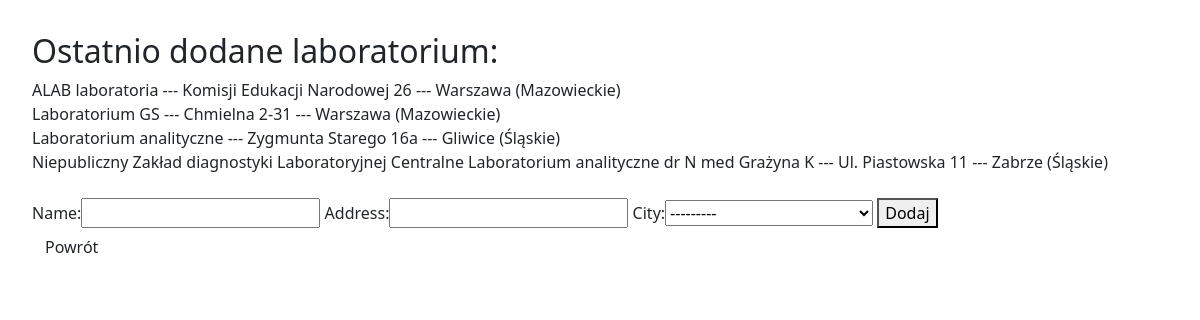
Page /covid/add_laboratory/ (signed in) on the committed database.
### covid/models.py (models this page shows, shortened)
class Laboratory(models.Model):
    name = models.CharField(max_length=100)
    address = models.CharField(max_length=60)
    city = models.ForeignKey(City, on_delete=models.PROTECT, related_name='LaboratoryCity')

class City(models.Model):
    name = models.CharField(max_length=32)
    county = models.CharField(max_length=32)
    province = models.CharField(max_length=32)
    def __str__(self):
        return self.name_province()
    def name_province(self):
        return "{} ({})".format(self.name, self.province)

### covid/views.py (the view)
# urls.py: path('add_laboratory/', add_laboratory, name='add_laboratory'),
@login_required
def add_laboratory(request):
    if Laboratory.objects.count() <= 5:
        laboratories = Laboratory.objects.order_by('-id')
    else:
        laboratories = Laboratory.objects.order_by('-id')[0:6]
    form_laboratory = LaboratoryForm(request.POST or None)
    if form_laboratory.is_valid():
        form_laboratory.save()
        return redirect(main)
    return render(request, 'add_laboratory.html', {'form_laboratory': form_laboratory, 'laboratories': laboratories})

### covid/forms.py
class LaboratoryForm(ModelForm):
    class Meta:
        model = Laboratory
        fields = ['name', 'address', 'city']

### templates/add_laboratory.html (shortened to what this page needs)
{% extends 'pattern.html' %}
{% load bootstrap %}
{% block page %}
    <h2>Ostatnio dodane laboratorium:</h2>
    {% for laboratory in laboratories %}
        {{ laboratory.name }} --- {{ laboratory.address }} --- {{ laboratory.city }} <br>
    {% endfor %}
    <br>
    <form method="POST" enctype="multipart/form-data">
        {{ form_laboratory|bootstrap }}
        <button type="submit">Dodaj</button>
    </form>
    <a href="{% url 'main' %}" class="btn" >Powrót</a>
{% endblock %}

### static/global.css (style rules this page uses)
body { padding: 2em; }

### rows in the picture
Laboratory: name "ALAB laboratoria", address "Komisji Edukacji Narodowej 26", city "Warszawa (Mazowieckie)"
Laboratory: name "Laboratorium GS", address "Chmielna 2-31", city "Warszawa (Mazowieckie)"
Laboratory: name "Laboratorium analityczne", address "Zygmunta Starego 16a", city "Gliwice (Śląskie)"
Laboratory: name "Niepubliczny Zakład diagnostyki Laboratoryjnej Centralne Laboratorium analityczne dr N med Grażyna K", address "Ul. Piastowska 11", city "Zabrze (Śląskie)"
